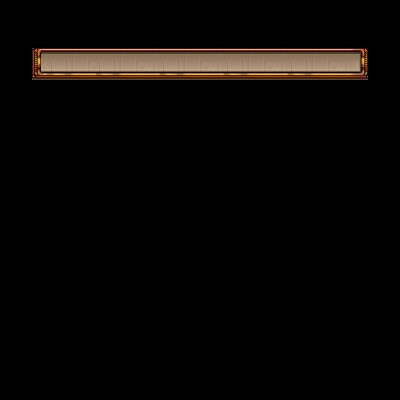

The image is a tile-based game level rendered from a .tmx file. Its description and source (layers, tilesets, objects; grid data summarised) follow:
An orthogonal 50x50 tile map with 8x8 px tiles, 1 tile layer (Capa de Patrones 1) and 1 object (title).

<map version="1.0" orientation="orthogonal" width="50" height="50" tilewidth="8" tileheight="8">
 <tileset firstgid="1" name="ui" tilewidth="8" tileheight="8">
  <image source="../../graphics/ui/ui.jpg" trans="ffffff" width="576" height="180" />
 </tileset>
 <layer name="Capa de Patrones 1" width="50" height="50">
  <data>[2500 cells, 168 non-empty, 48 distinct tile ids]</data>
 </layer>
 <objectgroup name="Capa de Objetos 1" width="50" height="50">
  <object name="title" x="34" y="47" width="334" height="33" />
 </objectgroup>
</map>
